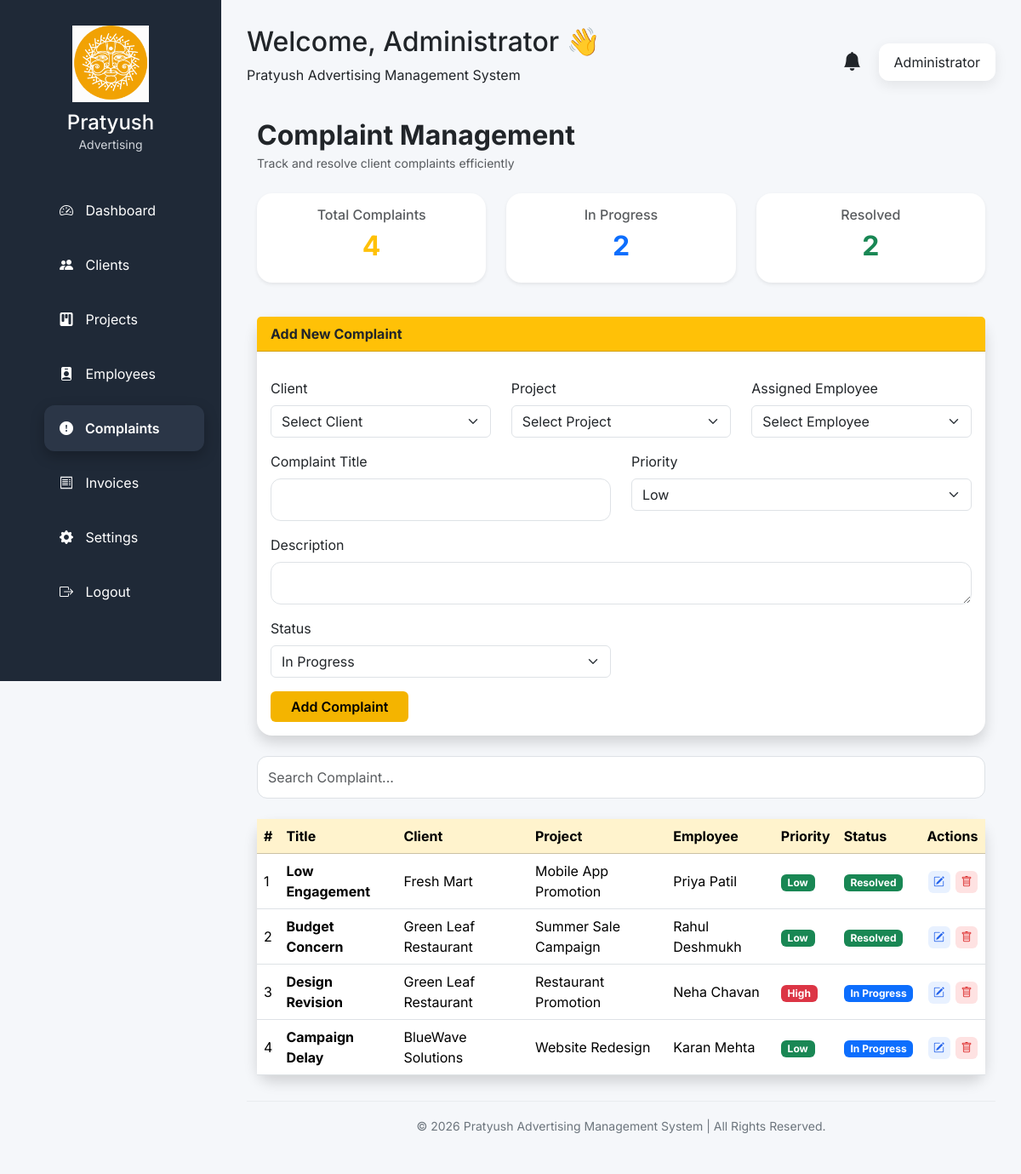
Screenshot of /complaints (signed in) with the database file from the repository.
### models/complaint.py (models this page shows)
class Complaint(db.Model):
    __tablename__ = "complaints"
    id = db.Column(db.Integer, primary_key=True)
    client_id = db.Column(
        db.Integer,
        db.ForeignKey("clients.id"),
        nullable=False
    )
    project_id = db.Column(
        db.Integer,
        db.ForeignKey("projects.id"),
        nullable=False
    )
    employee_id = db.Column(
        db.Integer,
        db.ForeignKey("employees.id"),
        nullable=False
    )
    title = db.Column(
        db.String(200),
        nullable=False
    )
    description = db.Column(
        db.Text,
        nullable=False
    )
    priority = db.Column(
        db.String(20),
        nullable=False
    )
    status = db.Column(
    db.String(20),
    default="In Progress"
    )
    created_at = db.Column(
        db.DateTime,
        default=datetime.utcnow
    )
    resolved_at = db.Column(
        db.DateTime,
        nullable=True
    )
    client = db.relationship("Client", backref="complaints")
    project = db.relationship("Project", backref="complaints")
    employee = db.relationship("Employee", backref="complaints")

### models/client.py (models this page shows)
class Client(db.Model):
    __tablename__ = "clients"
    id = db.Column(db.Integer, primary_key=True)
    company_name = db.Column(db.String(150), nullable=False)
    contact_person = db.Column(db.String(100), nullable=False)
    phone = db.Column(db.String(15), nullable=False)
    email = db.Column(db.String(120), unique=True)
    address = db.Column(db.Text)
    gst_number = db.Column(db.String(50))
    notes = db.Column(db.Text)
    created_at = db.Column(db.DateTime, server_default=db.func.now())
    projects = db.relationship(
    "Project",
    backref="client",
    lazy=True,
    cascade="all, delete"
)

### models/project.py (models this page shows)
class Project(db.Model):
    __tablename__ = "projects"
    id = db.Column(db.Integer, primary_key=True)
    project_name = db.Column(db.String(150), nullable=False)
    project_type = db.Column(db.String(100), nullable=False)
    client_id = db.Column(
        db.Integer,
        db.ForeignKey("clients.id"),
        nullable=False
    )
    budget = db.Column(db.Float, default=0)
    status = db.Column(db.String(50), default="Pending")
    start_date = db.Column(db.Date)
    end_date = db.Column(db.Date)
    description = db.Column(db.Text)
    created_at = db.Column(db.DateTime, server_default=db.func.now())

### models/employee.py (models this page shows)
class Employee(db.Model):
    __tablename__ = "employees"
    id = db.Column(db.Integer, primary_key=True)
    employee_name = db.Column(db.String(100), nullable=False)
    email = db.Column(db.String(100), unique=True, nullable=False)
    phone = db.Column(db.String(20), nullable=False)
    department = db.Column(db.String(50), nullable=False)
    designation = db.Column(db.String(50), nullable=False)
    salary = db.Column(db.Float, nullable=False)
    joining_date = db.Column(db.Date, nullable=False)
    status = db.Column(db.String(20), default="Active")
    created_at = db.Column(db.DateTime, default=datetime.utcnow)

### app.py (the view)
@app.route("/complaints")
def complaints():
    if "user" not in session:
        return redirect("/login")
    search = request.args.get("search", "").strip()
    status = request.args.get("status", "")
    priority = request.args.get("priority", "")
    client = request.args.get("client", "")
    employee = request.args.get("employee", "")
    query = Complaint.query
    if search:
        query = query.filter(
            Complaint.title.ilike(f"%{search}%")
        )
    if status:
        query = query.filter(
            Complaint.status == status
        )
    if priority:
        query = query.filter(
            Complaint.priority == priority
        )
    if client:
        query = query.filter(
            Complaint.client_id == int(client)
        )
    if employee:
        query = query.filter(
            Complaint.employee_id == int(employee)
        )
    complaints = query.order_by(
        Complaint.id.desc()
    ).all()
    clients = Client.query.order_by(
        Client.company_name
    ).all()
    projects = Project.query.order_by(
        Project.project_name
    ).all()
    employees = Employee.query.order_by(
        Employee.employee_name
    ).all()
    return render_template(
        "complaints.html",
        complaints=complaints,
        clients=clients,
        projects=projects,
        employees=employees,
        search=search,
        status=status,
        priority=priority,
        selected_client=client,
        selected_employee=employee,
        username=session["user"]
    )

### templates/complaints.html (shortened to what this page needs)
{% extends "dashboard_base.html" %}
{% block css %}
{{ super() }}
<link rel="stylesheet" href="{{ url_for('static', filename='css/complaints.css') }}">
{% endblock %}
{% block dashboard_content %}
<div class="container mt-4">
    <div class="d-flex justify-content-between align-items-center mb-4">
        <div>
            <h2 class="fw-bold mb-0">Complaint Management</h2>
            <small class="text-muted">Track and resolve client complaints efficiently</small>
        </div>
    </div>
<div class="row mb-4">
    <div class="col-lg-4 col-md-6 mb-3">
        <div class="card shadow-sm border-0">
            <div class="card-body text-center">
                <h6 class="text-muted">Total Complaints</h6>
                <h2 class="fw-bold text-warning">
                    {{ complaints|length }}
                </h2>
            </div>
        </div>
    </div>
    <div class="col-lg-4 col-md-6 mb-3">
        <div class="card shadow-sm border-0">
            <div class="card-body text-center">
                <h6 class="text-muted">In Progress</h6>
                <h2 class="fw-bold text-primary">
                    {{ complaints|selectattr("status","equalto","In Progress")|list|length }}
                </h2>
            </div>
        </div>
    </div>
    <div class="col-lg-4 col-md-6 mb-3">
        <div class="card shadow-sm border-0">
            <div class="card-body text-center">
                <h6 class="text-muted">Resolved</h6>
                <h2 class="fw-bold text-success">
                    {{ complaints|selectattr("status","equalto","Resolved")|list|length }}
                </h2>
            </div>
        </div>
    </div>
</div>
    <div class="card shadow border-0 mb-4">
        <div class="card-header bg-warning text-dark fw-bold">
            Add New Complaint
        </div>
        <div class="card-body">
            <form action="/complaints/add" method="POST">
                <div class="row">
                    <div class="col-md-4 mb-3">
                        <label class="form-label">Client</label>
                        <select class="form-select" name="client_id" required>
                            <option value="">Select Client</option>
                        </select>
                    </div>
                    <div class="col-md-4 mb-3">
                        <label class="form-label">Project</label>
                        <select class="form-select" name="project_id" required>
                            <option value="">Select Project</option>
                        </select>
                    </div>
                    <div class="col-md-4 mb-3">
                        <label class="form-label">Assigned Employee</label>
                        <select class="form-select" name="employee_id" required>
                            <option value="">Select Employee</option>
                        </select>
                    </div>
                    <div class="col-md-6 mb-3">
                        <label class="form-label">Complaint Title</label>
                        <input
                            type="text"
                            class="form-control"
                            name="title"
                            required>
                    </div>
                    <div class="col-md-6 mb-3">
                        <label class="form-label">Priority</label>
                        <select class="form-select" name="priority">
                            <option>Low</option>
                        </select>
                    </div>
                    <div class="col-md-12 mb-3">
                        <label class="form-label">Description</label>
                        <textarea
                            rows="4"
                            class="form-control"
                            name="description"
                            required></textarea>
                    </div>
                    <div class="col-md-6 mb-3">
                        <label class="form-label">Status</label>
                        <select class="form-select" name="status">
                            <option>In Progress</option>
                        </select>
                    </div>
                </div>
                <button class="btn btn-warning px-4">
                    Add Complaint
                </button>
            </form>
        </div>
    </div>
<div class="mb-4">
    <input
        type="text"
        id="complaintSearch"
        class="form-control"
        placeholder="Search Complaint...">
</div>
    <div class="card shadow border-0">
        <div class="table-responsive">
            <table class="table table-hover align-middle mb-0">
                <thead class="table-warning">
                    <tr>
                        <th>#</th>
                        <th>Title</th>
                        <th>Client</th>
                        <th>Project</th>
                        <th>Employee</th>
                        <th>Priority</th>
                        <th>Status</th>
                        <th style="width:70px;">Actions</th>
                    </tr>
                </thead>
                <tbody>
                {% if complaints %}
                    {% for complaint in complaints %}
                    <tr>
                        <td>{{ loop.index }}</td>
                        <td>
                            <strong>{{ complaint.title }}</strong>
                        </td>
                        <td>{{ complaint.client.company_name }}</td>
                        <td>{{ complaint.project.project_name }}</td>
                        <td>{{ complaint.employee.employee_name }}</td>
                        <td>
                            {% if complaint.priority=="Urgent" %}
                            <span class="badge bg-dark">Urgent</span>
                            {% elif complaint.priority=="High" %}
                            <span class="badge bg-danger">High</span>
                            {% elif complaint.priority=="Medium" %}
                            <span class="badge bg-warning text-dark">Medium</span>
                            {% else %}
                            <span class="badge bg-success">Low</span>
                            {% endif %}
                        </td>
                        <td>
                            {% if complaint.status=="Resolved" %}
                            <span class="badge bg-success">Resolved</span>
                            {% elif complaint.status=="In Progress" %}
                            <span class="badge bg-primary">In Progress</span>
                            {% endif %}
                        </td>
                        <td style="width:70px; white-space:nowrap;">
    <a href="/complaints/edit/{{ complaint.id }}"
       class="action-icon edit-icon"
       title="Edit">
        <i class="bi bi-pencil-square"></i>
    </a>
    <a href="/complaints/delete/{{ complaint.id }}"
       class="action-icon delete-icon"
       title="Delete"
       onclick="return confirm('Delete this complaint?')">
        <i class="bi bi-trash"></i>
    </a>
</td>
                    </tr>
                    {% endfor %}
                {% else %}
                    <tr>
                        <td colspan="8" class="text-center text-muted py-4">
                            No complaints found.
                        </td>
                    </tr>
                {% endif %}
                </tbody>
            </table>
        </div>
    </div>
</div>
{% endblock %}

### static/css/style.css (style rules this page uses)
* { margin:0; padding:0; box-sizing:border-box; }
body { font-family:'Inter',sans-serif; background:#FFFDF8; }
.form-control { height:50px; border-radius:12px; }

### static/css/dashboard.css (style rules this page uses)
* { margin:0; padding:0; box-sizing:border-box; font-family:'Inter',sans-serif; }
body { background:#F8F9FC; overflow-x:hidden; }
.card-header { display:flex; justify-content:space-between; align-items:center; margin-bottom:15px; }

### static/css/complaints.css (style rules this page uses)
body { background:#F5F7FA; }
.card { border:none; border-radius:18px; }
.table { width:100%; table-layout:auto; }
.table th, .table td { vertical-align:middle; }
.btn-warning { background:#F4B400; border:none; font-weight:600; }
.action-icon { width:26px; height:26px; border-radius:6px; display:inline-flex; justify-content:center; align-items:center; text-decoration:none; margin:0 1px; transition:.25s; cursor:pointer; }
.action-icon i { font-size:13px; }
.edit-icon { background:#E8F1FF; color:#2563EB; }
.delete-icon { background:#FEE2E2; color:#DC2626; }

### rows the page displays
Complaint: title "Low Engagement", client.company_name "Fresh Mart", project.project_name "Mobile App Promotion", employee.employee_name "Priya Patil", priority "Low", status "Resolved"
Complaint: title "Budget Concern", client.company_name "Green Leaf Restaurant", project.project_name "Summer Sale Campaign", employee.employee_name "Rahul Deshmukh", priority "Low", status "Resolved"
Complaint: title "Design Revision", client.company_name "Green Leaf Restaurant", project.project_name "Restaurant Promotion", employee.employee_name "Neha Chavan", priority "High", status "In Progress"
Complaint: title "Campaign Delay", client.company_name "BlueWave Solutions", project.project_name "Website Redesign", employee.employee_name "Karan Mehta", priority "Low", status "In Progress"

### other values shown
{{ username }} "Administrator"
{{ complaints|length }} "4"
{{ complaints|selectattr("status","equalto","In Progress")|list|length }} "2"
{{ complaints|selectattr("status","equalto","Resolved")|list|length }} "2"
